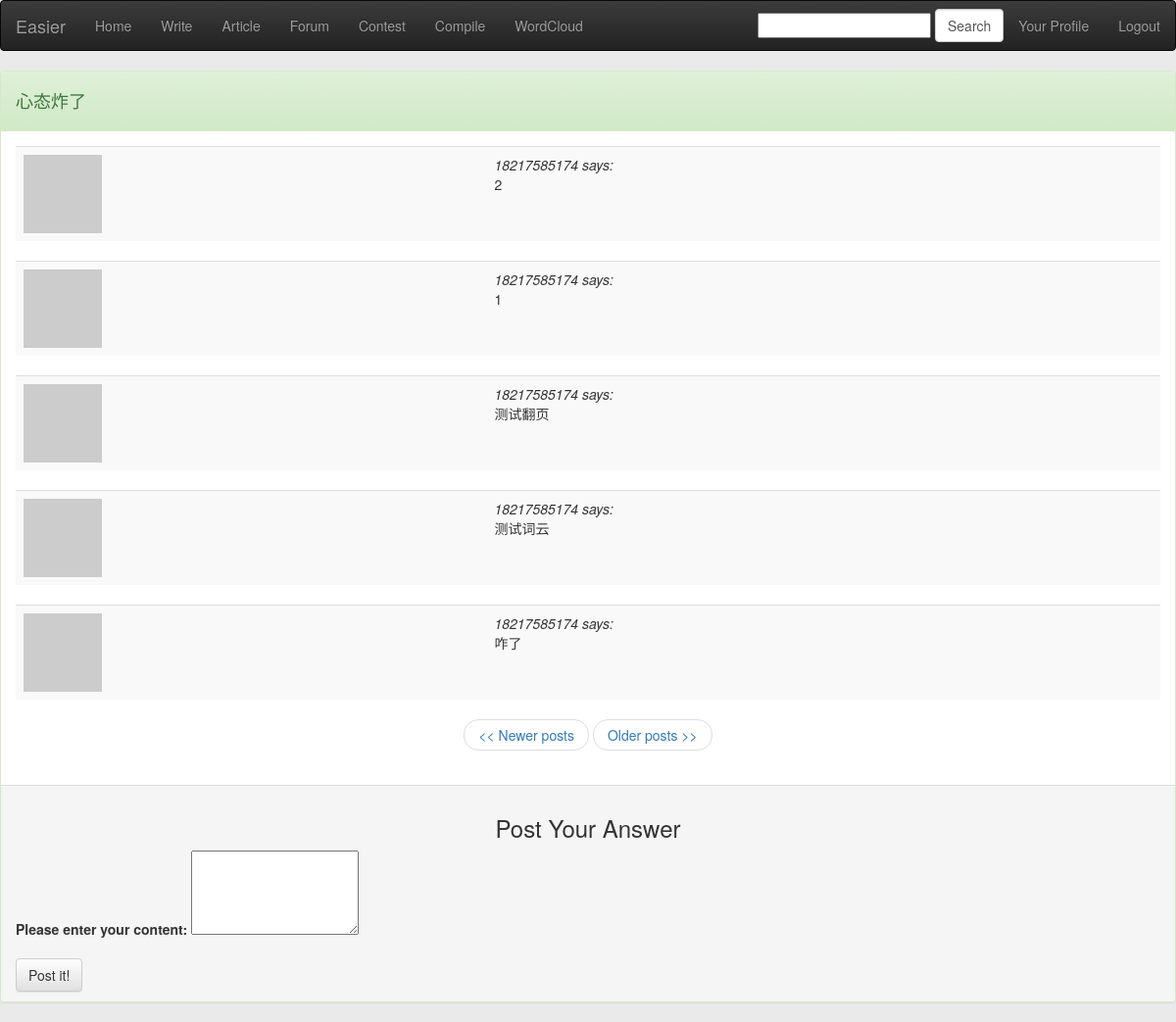
Screenshot of /discuss/1/1 (signed in) with the database file from the repository.
### app/models.py (models this page shows, shortened)
class Question(db.Model):
    __searchable__ = ['title']
    __analyzer__ = ChineseAnalyzer()
    id = db.Column(db.Integer, primary_key=True)
    timestamp = db.Column(db.DateTime)
    title = db.Column(db.String(100))
    cards = db.relationship('Card', backref='discussion')

class Card(db.Model):
    id = db.Column(db.Integer, primary_key=True)
    body = db.Column(db.String(140))
    timestamp = db.Column(db.DateTime)
    user_id = db.Column(db.Integer, db.ForeignKey('user.id'))
    question_id = db.Column(db.Integer, db.ForeignKey('question.id'))

class User(db.Model):
    id = db.Column(db.Integer, primary_key=True)
    nickname = db.Column(db.String(64), index=True, unique=True)
    email = db.Column(db.String(120), index=True, unique=True)
    password = db.Column(db.String(120), index=True)
    posts = db.relationship('Post', backref='author', lazy='dynamic')
    cards = db.relationship('Card', backref='participant')
    about_me = db.Column(db.String(140))
    last_seen = db.Column(db.DateTime)
    followed = db.relationship('User',
                               secondary=followers,
                               primaryjoin=(followers.c.follower_id == id),
                               secondaryjoin=(followers.c.followed_id == id),
                               backref=db.backref('followers', lazy='dynamic'),
                               lazy='dynamic')
    is_authenticated = True
    is_active = True
    is_anonymous = False
    def avatar(self, size):
        return 'http://www.gravatar.com/avatar/' + md5(self.email.encode('utf8')).hexdigest() + '?d=mm&s=' + str(size)

### app/views.py (the view)
@app.route('/discuss/<pk>', methods=['POST', 'GET'])
@app.route('/discuss/<pk>/<int:page>', methods=['POST', 'GET'])
@login_required
def discuss(pk, page=1):
    form = CardForm()
    if form.validate():
        card = Card(body=form.answer.data, timestamp=datetime.utcnow(), participant=g.user, question_id=pk)
        db.session.add(card)
        db.session.commit()
        flash('Your answer is now live!')
        return redirect(url_for('discuss', pk=pk))
    cards = Card.query.filter_by(question_id=pk).order_by(Card.timestamp.desc()).paginate(page, POSTS_PER_PAGE, False)
    question = Question.query.filter_by(id=pk)
    title = question[0].title
    return render_template('card.html',
                           cs=cards,
                           form=form,
                           pk=pk,
                           title=title)

### app/forms.py
class SearchForm(Form):
    search = StringField('search', validators=[DataRequired()])

class CardForm(Form):
    answer = TextAreaField('answer', validators=[DataRequired()])

### app/views.py (called while the page is built)
@app.before_request
def before_request():
    g.user = current_user
    g.search_form = SearchForm()
    if g.user.is_authenticated:
        g.user.last_seen = datetime.utcnow()
        db.session.add(g.user)
        db.session.commit()

@lm.user_loader
def load_user(id):
    return User.query.get(int(id))

### app/templates/card.html (shortened to what this page needs)
{% extends "base.html" %}
{% block content %}
<div class="panel panel-success">
    <div class="panel-heading">
        <h4>{{title}}</h4>
    </div>
    <div class="panel-body">
        {% for c in cs.items %}
            <table class="table table-striped table-hover">
            <tr valign="top">
                <td><a href="#"><img src="{{c.participant.avatar(50)}}"></a></td>
                <td><i>{{c.participant.nickname}} says:</i><br>{{c.body}}</td>
            </tr>
            </table>
        {% endfor %}
        <nav>
            <ul class="pager">
                {% if cs.has_prev %}<li><a href="{{ url_for('discuss', pk=pk, page = cs.prev_num) }}"><< Newer posts</a></li>{% else %}<li><a href="#"><< Newer posts</a></li>{% endif %}
                {% if cs.has_next %}<li><a href="{{ url_for('discuss', pk=pk, page = cs.next_num) }}">Older posts >></a></li>{% else %}<li><a href="#">Older posts >></a></li>{% endif %}
            </ul>
        </nav>
    </div>
    <div class="panel-footer">
        <h3 align="center">Post Your Answer</h3>
        <form action="" method="post" name="card">
            <div class="form-group">
                <label for="answer">Please enter your content:</label>
                {{form.answer(rows = 4)}}
            </div>
            <button type="submit" class="btn btn-default">Post it!</button>
        </form>
    </div>
</div>
{% endblock %}

### rows the page displays
Question: title "心态炸了"
Card: participant.nickname "18217585174", body "2"
Card: participant.nickname "18217585174", body "1"
Card: participant.nickname "18217585174", body "测试翻页"
Card: participant.nickname "18217585174", body "测试词云"
Card: participant.nickname "18217585174", body "咋了"
